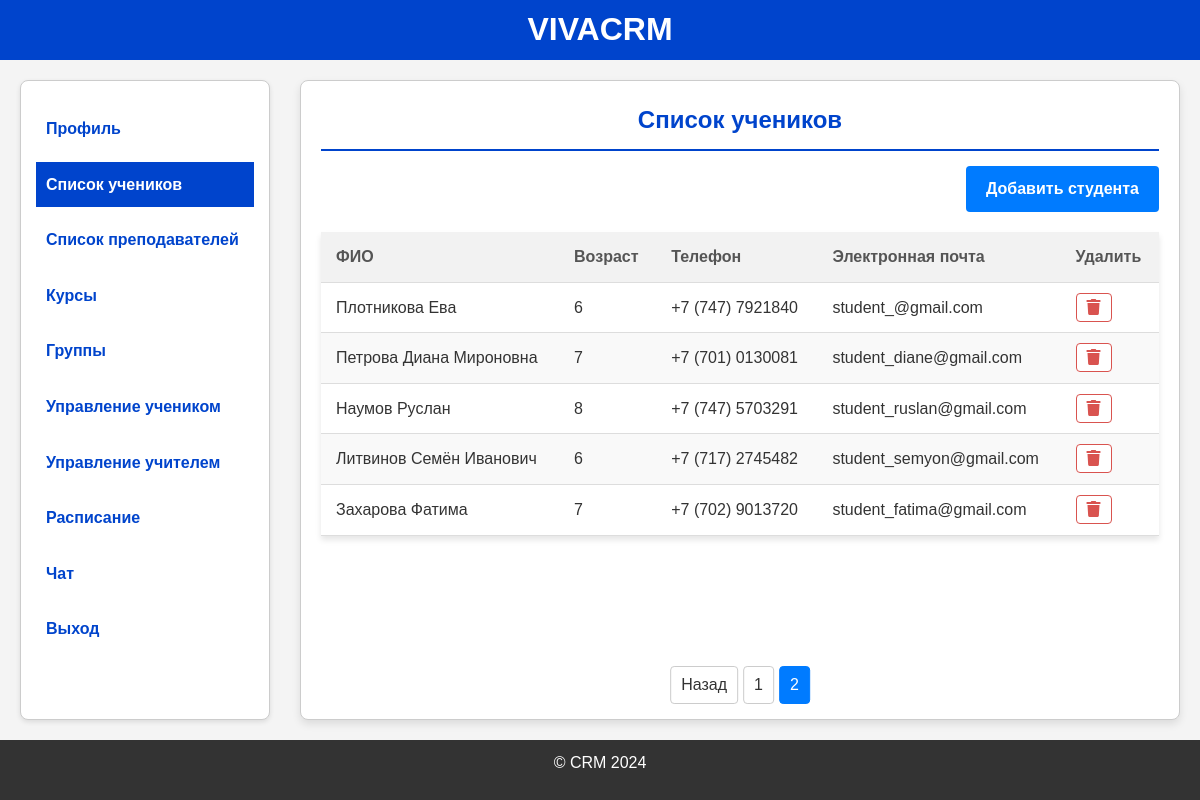
The app's page /students?page=2 (signed in), older data.
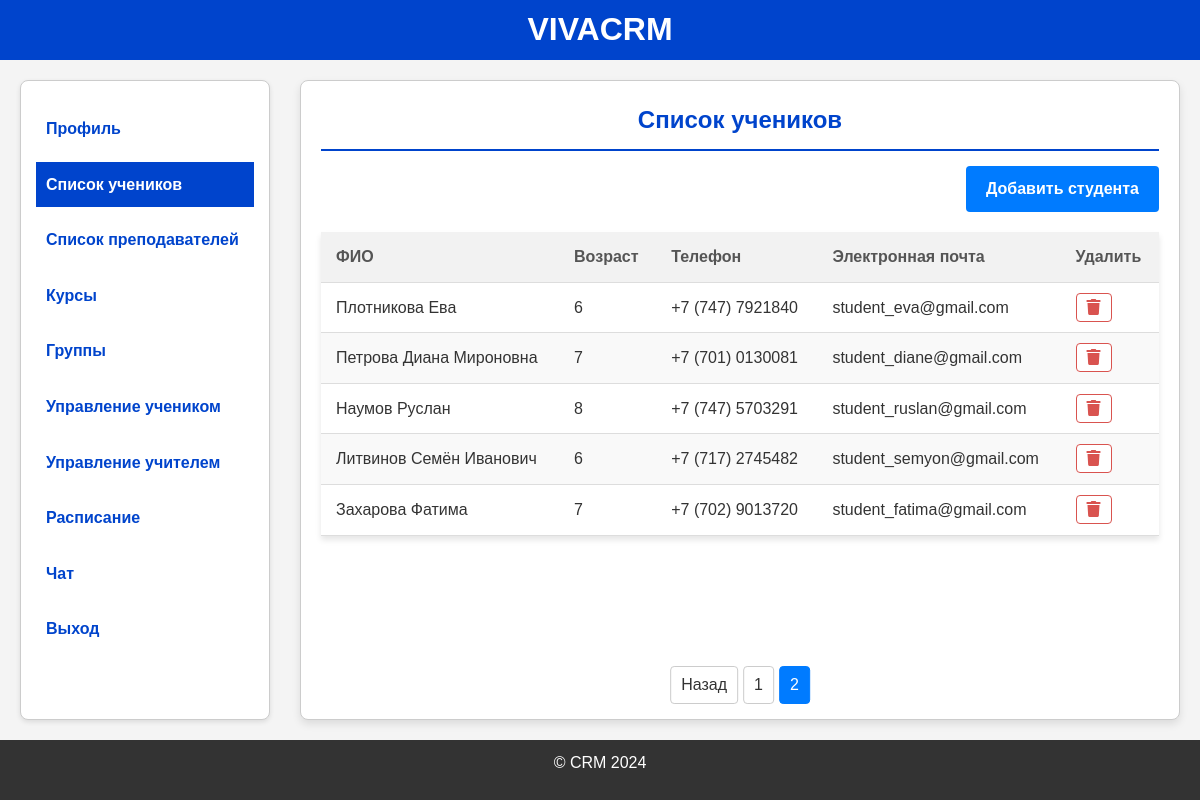
The same page, newer data.
### models.py (models this page shows, shortened)
class Student(db.Model):
    id = db.Column(db.Integer, primary_key=True)
    student_id = db.Column(db.Integer, db.ForeignKey('users.id'))
    surname = db.Column(db.String(50), nullable=False)
    first_name = db.Column(db.String(50), nullable=False)
    patronymic = db.Column(db.String(50), nullable=True)
    birth_date = db.Column(db.Date, nullable=False)
    phone = db.Column(db.String(20), nullable=False)
    address = db.Column(db.String(255), nullable=False)
    client_name = db.Column(db.String(255), nullable=True)
    client_relation = db.Column(db.String(100), nullable=True)
    client_phone = db.Column(db.String(20), nullable=True)
    user = db.relationship('Users', backref='student', uselist=False)

class Users(db.Model, UserMixin):
    id = db.Column(db.Integer, primary_key=True)
    email = db.Column(db.String(120), nullable=False, unique=True)
    role = db.Column(db.String(20), nullable=False)
    password_hash = db.Column(db.String(128), nullable=False)
    registration_date = db.Column(db.DateTime, default=datetime.now)
    photo = db.Column(db.String(120), nullable=True)

### app.py (the view)
@app.route('/students', methods=['GET'])
@login_required
@role_required('Администратор')
def students_list():
    administrator = Administrator.query.filter_by(admin_id=current_user.id).first()
    students = Student.query.all()
    page = request.args.get('page', 1, type=int)
    per_page = 8  # Количество учеников на одной странице
    pagination = Student.query.paginate(page=page, per_page=per_page)
    students = pagination.items  # Ученики текущей страницы
    student_ages = {student.id: calculate_age(student.birth_date) for student in students}
    return render_template('students_list.html', students=students, administrator=administrator, student_ages=student_ages, pagination=pagination)

### app.py (called while the page is built)
@login_manager.user_loader
def load_user(user_id):
    return Users.query.get(int(user_id))

def calculate_age(birth_date):
    today = datetime.today()
    return today.year - birth_date.year - ((today.month, today.day) < (birth_date.month, birth_date.day))

def role_required(*roles):
    def decorator(f):
        @wraps(f)
        def wrapped(*args, **kwargs):
            if not current_user.is_authenticated or current_user.role not in roles:
                flash('Недостаточно прав доступа', 'danger')
                return redirect(url_for('login'))
            return f(*args, **kwargs)
        return wrapped
    return decorator

### templates/students_list.html (shortened to what this page needs)
{% extends "base_administrator.html" %}
{% block content %}
  <div class="student-list-container">
    <h2>Список учеников</h2>
    <div class="add-student-btn-container">
        <a href="{{ url_for('register_student') }}" class="add-student-link">Добавить студента</a>
    </div>
    <table class="table">
      <thead>
        <tr>
          <th>ФИО</th>
          <th>Возраст</th>
          <th>Телефон</th>
          <th>Электронная почта</th>
          <th>Удалить</th>
        </tr>
      </thead>
      <tbody>
        {% for student in students %}
          <tr>
            <td>{{ student.surname }} {{ student.first_name }} {{ student.patronymic }}</td>
            <td>{{ student_ages[student.id] }}</td>
            <td>{{ student.phone }}</td>
            <td>{{ student.user.email }}</td>
            <td class="table-cell">
                <a href="{{ url_for('delete_student', id=student.id) }}" class="btn-danger"><i class="fa fa-trash"></i></a>
              </td>
          </tr>
        {% endfor %}
      </tbody>
    </table>
<div class="pagination">
  {% if pagination.has_prev %}
      <a href="{{ url_for('students_list', page=pagination.prev_num) }}">Назад</a>
  {% endif %}
  {% for page_num in pagination.iter_pages(left_edge=2, right_edge=2, left_current=2, right_current=2) %}
      {% if page_num %}
          {% if page_num == pagination.page %}
              <span class="current">{{ page_num }}</span>
          {% else %}
              <a href="{{ url_for('students_list', page=page_num) }}">{{ page_num }}</a>
          {% endif %}
      {% else %}
          <span class="ellipsis">…</span>
      {% endif %}
  {% endfor %}
</div>
</div>
{% endblock %}

Row changes from the older to the newer data that the page shows:
changed through a linked row, Student "Плотникова": user.email "student_@gmail.com" → "student_eva@gmail.com"
